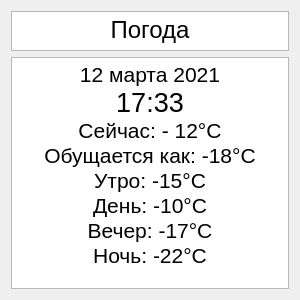
<?xml version="1.0" encoding="UTF-8"?>
<ui version="4.0">
 <class>WeatherWidget</class>
 <widget class="QWidget" name="WeatherWidget">
  <property name="geometry">
   <rect>
    <x>0</x>
    <y>0</y>
    <width>300</width>
    <height>300</height>
   </rect>
  </property>
  <property name="windowTitle">
   <string>Form</string>
  </property>
  <layout class="QVBoxLayout" name="verticalLayout_2">
   <item>
    <layout class="QVBoxLayout" name="verticalLayout">
     <item>
      <widget class="QTextBrowser" name="textBrowser">
       <property name="maximumSize">
        <size>
         <width>16777215</width>
         <height>40</height>
        </size>
       </property>
       <property name="html">
        <string>&lt;!DOCTYPE HTML PUBLIC &quot;-//W3C//DTD HTML 4.0//EN&quot; &quot;http://www.w3.org/TR/REC-html40/strict.dtd&quot;&gt;
&lt;html&gt;&lt;head&gt;&lt;meta name=&quot;qrichtext&quot; content=&quot;1&quot; /&gt;&lt;style type=&quot;text/css&quot;&gt;
p, li { white-space: pre-wrap; }
&lt;/style&gt;&lt;/head&gt;&lt;body style=&quot; font-family:'Ubuntu'; font-size:11pt; font-weight:400; font-style:normal;&quot;&gt;
&lt;p align=&quot;center&quot; style=&quot; margin-top:0px; margin-bottom:0px; margin-left:0px; margin-right:0px; -qt-block-indent:0; text-indent:0px;&quot;&gt;&lt;span style=&quot; font-size:18pt;&quot;&gt;Погода&lt;/span&gt;&lt;/p&gt;&lt;/body&gt;&lt;/html&gt;</string>
       </property>
      </widget>
     </item>
     <item>
      <widget class="QTextBrowser" name="textBrowser_2">
       <property name="html">
        <string>&lt;!DOCTYPE HTML PUBLIC &quot;-//W3C//DTD HTML 4.0//EN&quot; &quot;http://www.w3.org/TR/REC-html40/strict.dtd&quot;&gt;
&lt;html&gt;&lt;head&gt;&lt;meta name=&quot;qrichtext&quot; content=&quot;1&quot; /&gt;&lt;style type=&quot;text/css&quot;&gt;
p, li { white-space: pre-wrap; }
&lt;/style&gt;&lt;/head&gt;&lt;body style=&quot; font-family:'Ubuntu'; font-size:11pt; font-weight:400; font-style:normal;&quot;&gt;
&lt;p align=&quot;center&quot; style=&quot; margin-top:0px; margin-bottom:0px; margin-left:0px; margin-right:0px; -qt-block-indent:0; text-indent:0px;&quot;&gt;&lt;span style=&quot; font-size:16pt;&quot;&gt;12 марта 2021&lt;/span&gt;&lt;/p&gt;
&lt;p align=&quot;center&quot; style=&quot; margin-top:0px; margin-bottom:0px; margin-left:0px; margin-right:0px; -qt-block-indent:0; text-indent:0px;&quot;&gt;&lt;span style=&quot; font-size:20pt;&quot;&gt;17:33&lt;/span&gt;&lt;/p&gt;
&lt;p align=&quot;center&quot; style=&quot; margin-top:0px; margin-bottom:0px; margin-left:0px; margin-right:0px; -qt-block-indent:0; text-indent:0px;&quot;&gt;&lt;span style=&quot; font-size:16pt;&quot;&gt;Сейчас: - 12°C&lt;/span&gt;&lt;/p&gt;
&lt;p align=&quot;center&quot; style=&quot; margin-top:0px; margin-bottom:0px; margin-left:0px; margin-right:0px; -qt-block-indent:0; text-indent:0px;&quot;&gt;&lt;span style=&quot; font-size:16pt;&quot;&gt;Обущается как: -18°C&lt;/span&gt;&lt;/p&gt;
&lt;p align=&quot;center&quot; style=&quot; margin-top:0px; margin-bottom:0px; margin-left:0px; margin-right:0px; -qt-block-indent:0; text-indent:0px;&quot;&gt;&lt;span style=&quot; font-size:16pt;&quot;&gt;Утро: -15°C&lt;/span&gt;&lt;/p&gt;
&lt;p align=&quot;center&quot; style=&quot; margin-top:0px; margin-bottom:0px; margin-left:0px; margin-right:0px; -qt-block-indent:0; text-indent:0px;&quot;&gt;&lt;span style=&quot; font-size:16pt;&quot;&gt;День: -10°C&lt;/span&gt;&lt;/p&gt;
&lt;p align=&quot;center&quot; style=&quot; margin-top:0px; margin-bottom:0px; margin-left:0px; margin-right:0px; -qt-block-indent:0; text-indent:0px;&quot;&gt;&lt;span style=&quot; font-size:16pt;&quot;&gt;Вечер: -17°C&lt;/span&gt;&lt;/p&gt;
&lt;p align=&quot;center&quot; style=&quot; margin-top:0px; margin-bottom:0px; margin-left:0px; margin-right:0px; -qt-block-indent:0; text-indent:0px;&quot;&gt;&lt;span style=&quot; font-size:16pt;&quot;&gt;Ночь: -22°C&lt;/span&gt;&lt;/p&gt;&lt;/body&gt;&lt;/html&gt;</string>
       </property>
      </widget>
     </item>
    </layout>
   </item>
  </layout>
 </widget>
 <resources/>
 <connections/>
</ui>
